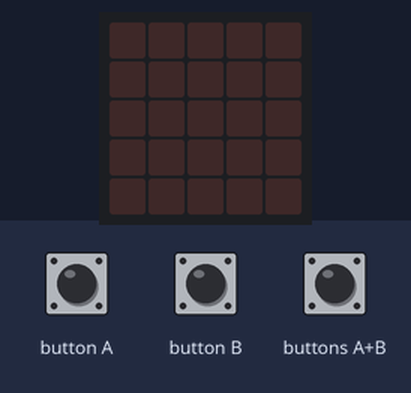
Bench run of a program on a simulated BBC micro:bit (MakeCode). Parts: the board's 5×5 LED display. The test bench sets the inputs (shaded band).

Above: at 1.2 s.
1.3 s: buttons A+B pressed for 0.15 s
At 2.1 s:
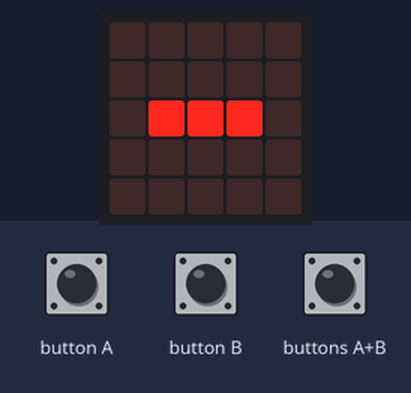
3.8 s: button A pressed for 0.15 s
At 5.1 s:
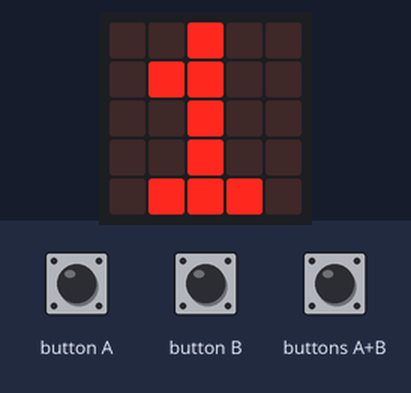
5.4 s: buttons A+B pressed for 1 s
At 7.1 s:
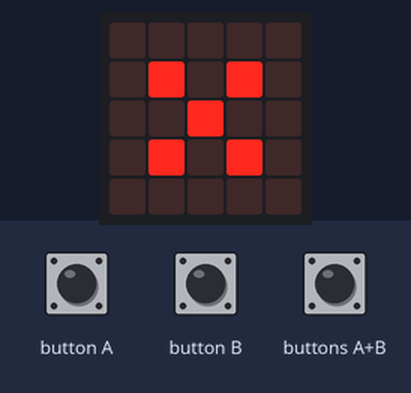
8.8 s: buttons A+B pressed for 0.15 s
At 9.6 s:
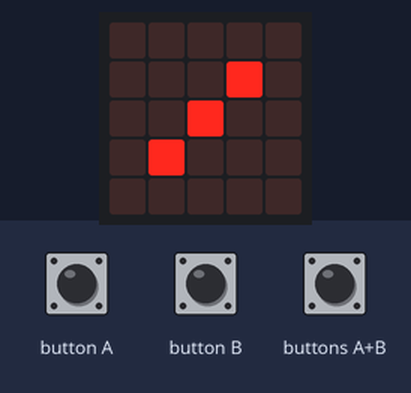
11.3 s: buttons A+B pressed for 0.15 s
At 12.1 s:
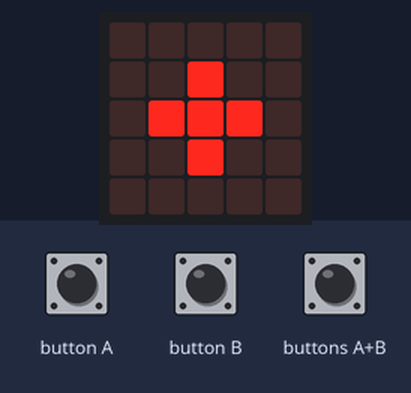
13.8 s: button A pressed for 0.15 s
At 15.3 s:
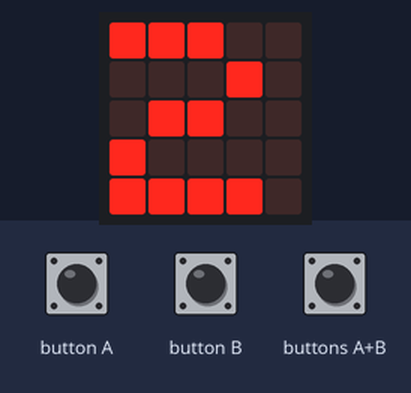
Timing chart, 0 to 16.4 s (numbered marks = the images above; inputs shaded):
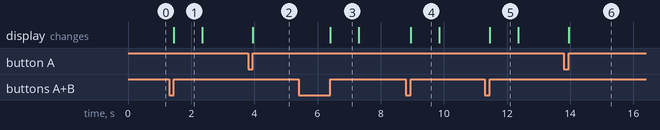

Measured:
- after the input at 1.3 s, the display: changes after 0.15 s (image 1)
- after the input at 3.8 s, the display: changes after 0.15 s (image 2)
- after the input at 5.4 s, the display: changes after 1.0 s (image 3)
- after the input at 8.8 s, the display: changes after 0.15 s (image 4)
- after the input at 11.3 s, the display: changes after 0.15 s (image 5)
- after the input at 13.8 s, the display: changes after 0.15 s (image 6)
- what the display in image 1 shows lasts 0.9 s, from 1.5 s to 2.4 s

The program:

main.ts
```typescript
input.onButtonPressed(Button.A, function () {
    if (Перемикач == 0) {
        Номер_1 += 1
        basic.showNumber(Номер_1)
    }
    if (Перемикач == 1) {
        Номер_2 += 1
        basic.showNumber(Номер_2)
    }
})
input.onButtonPressed(Button.AB, function () {
    Дія += 1
    if (Дія == 1) {
        basic.showLeds(`
            . . . . .
            . . # . .
            . # # # .
            . . # . .
            . . . . .
            `)
        basic.pause(500)
        basic.clearScreen()
    } else {
        if (Дія == 2) {
            basic.showLeds(`
                . . . . .
                . . . . .
                . # # # .
                . . . . .
                . . . . .
                `)
            basic.pause(500)
            basic.clearScreen()
        } else {
            if (Дія == 3) {
                basic.showLeds(`
                    . . . . .
                    . # . # .
                    . . # . .
                    . # . # .
                    . . . . .
                    `)
                basic.pause(500)
                basic.clearScreen()
            } else {
                if (Дія == 4) {
                    basic.showLeds(`
                        . . . . .
                        . . . # .
                        . . # . .
                        . # . . .
                        . . . . .
                        `)
                    basic.pause(500)
                    basic.clearScreen()
                } else {
                    Дія = 1
                    basic.showLeds(`
                        . . . . .
                        . . # . .
                        . # # # .
                        . . # . .
                        . . . . .
                        `)
                    basic.pause(500)
                    basic.clearScreen()
                }
            }
        }
    }
})
input.onButtonPressed(Button.B, function () {
    basic.clearScreen()
    Перемикач += 1
    if (Перемикач == 2) {
        if (Дія == 1) {
            basic.showNumber(Номер_1 + Номер_2)
        } else {
            if (Дія == 2) {
                basic.showNumber(Номер_1 - Номер_2)
            } else {
                if (Дія == 3) {
                    basic.showNumber(Номер_1 * Номер_2)
                } else {
                    basic.showNumber(Номер_1 / Номер_2)
                }
            }
        }
    } else {
        if (Перемикач == 3) {
            Дія = 1
            Номер_1 = 0
            Номер_2 = 0
            Перемикач = 0
            basic.clearScreen()
        }
    }
})
let Перемикач = 0
let Номер_2 = 0
let Номер_1 = 0
let Дія = 0
Дія = 1
Номер_1 = 0
Номер_2 = 0
Перемикач = 0
```

test.ts
```typescript
// здесь помещаются тесты; они не будут скомпилированы, пока пакет используется в качестве расширения.
```
